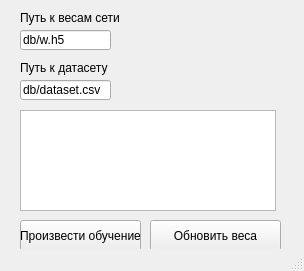
<?xml version="1.0" encoding="UTF-8"?>
<ui version="4.0">
 <class>MainWindow</class>
 <widget class="QMainWindow" name="MainWindow">
  <property name="enabled">
   <bool>true</bool>
  </property>
  <property name="geometry">
   <rect>
    <x>0</x>
    <y>0</y>
    <width>304</width>
    <height>271</height>
   </rect>
  </property>
  <property name="windowTitle">
   <string>Модуль машинного обучения</string>
  </property>
  <property name="windowIcon">
   <iconset>
    <normaloff>../../../../Users/TERMINATOR/Downloads/movecam.png</normaloff>../../../../Users/TERMINATOR/Downloads/movecam.png</iconset>
  </property>
  <property name="toolButtonStyle">
   <enum>Qt::ToolButtonIconOnly</enum>
  </property>
  <widget class="QWidget" name="centralwidget">
   <widget class="QPushButton" name="pushButton">
    <property name="geometry">
     <rect>
      <x>20</x>
      <y>220</y>
      <width>121</width>
      <height>31</height>
     </rect>
    </property>
    <property name="text">
     <string>Произвести обучение</string>
    </property>
   </widget>
   <widget class="QPushButton" name="pushButton_3">
    <property name="geometry">
     <rect>
      <x>150</x>
      <y>220</y>
      <width>131</width>
      <height>31</height>
     </rect>
    </property>
    <property name="text">
     <string>Обновить веса</string>
    </property>
   </widget>
   <widget class="QLineEdit" name="lineEdit_7">
    <property name="geometry">
     <rect>
      <x>20</x>
      <y>30</y>
      <width>91</width>
      <height>20</height>
     </rect>
    </property>
    <property name="text">
     <string>db/w.h5</string>
    </property>
   </widget>
   <widget class="QLineEdit" name="lineEdit_8">
    <property name="geometry">
     <rect>
      <x>20</x>
      <y>80</y>
      <width>91</width>
      <height>20</height>
     </rect>
    </property>
    <property name="text">
     <string>db/dataset.csv</string>
    </property>
   </widget>
   <widget class="QTextEdit" name="textEdit">
    <property name="geometry">
     <rect>
      <x>20</x>
      <y>110</y>
      <width>256</width>
      <height>101</height>
     </rect>
    </property>
    <property name="frameShape">
     <enum>QFrame::StyledPanel</enum>
    </property>
    <property name="frameShadow">
     <enum>QFrame::Sunken</enum>
    </property>
   </widget>
   <widget class="QLabel" name="label_9">
    <property name="geometry">
     <rect>
      <x>20</x>
      <y>10</y>
      <width>111</width>
      <height>16</height>
     </rect>
    </property>
    <property name="text">
     <string>Путь к весам сети</string>
    </property>
   </widget>
   <widget class="QLabel" name="label_10">
    <property name="geometry">
     <rect>
      <x>20</x>
      <y>60</y>
      <width>111</width>
      <height>16</height>
     </rect>
    </property>
    <property name="text">
     <string>Путь к датасету</string>
    </property>
   </widget>
  </widget>
  <widget class="QStatusBar" name="statusbar"/>
 </widget>
 <resources/>
 <connections/>
</ui>
